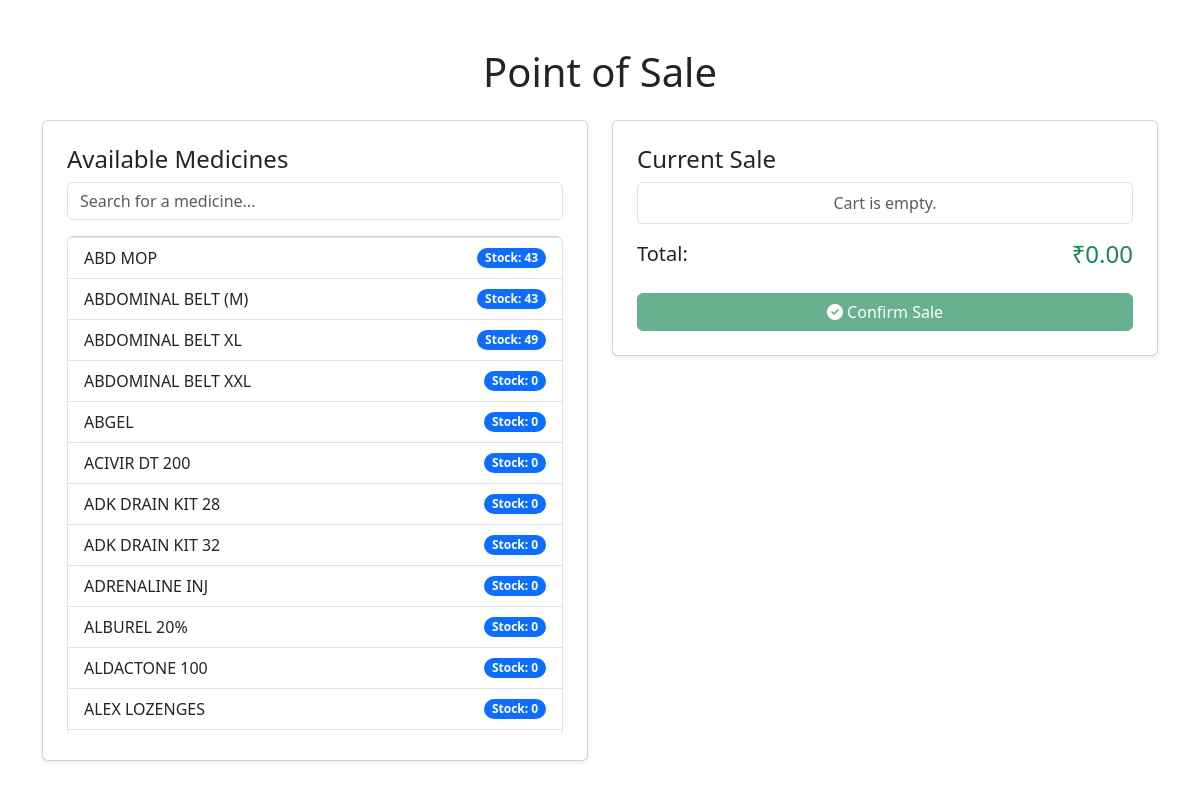
The page /my_store/sales/sales.php on the database its author committed.
### tables this page shows
CREATE TABLE `inventory` (
  `ItemID` int(11) NOT NULL,
  `ItemName` varchar(255) NOT NULL,
  `Category` varchar(100) NOT NULL,
  `Type_FormTablet` varchar(100) NOT NULL,
  `BatchNumber` varchar(50) NOT NULL,
  `SupplierName` varchar(255) NOT NULL,
  `CostPrice` decimal(10,2) NOT NULL,
  `Quantity` int(255) NOT NULL,
  `ExpiryDate` date DEFAULT NULL
);

### my_store/sales/sales.php (the view, shortened to what this page needs)
<?php
$host = "localhost";
$user = "root";
$pass = "";
$db= "pharmaceutical_inventory";
$conn = new mysqli($host, $user, $pass, $db);
$result = $conn->query("SELECT ItemID, ItemName, Quantity, CostPrice FROM inventory");
$medicines = [];
if ($result->num_rows > 0) {
    while($row = $result->fetch_assoc()) {
        $medicines[] = $row;
    }
}
?>
<!DOCTYPE html>
<html lang="en">
<head>
    <link href="https://cdn.jsdelivr.net/npm/bootstrap@5.3.2/dist/css/bootstrap.min.css" rel="stylesheet">
    <link rel="stylesheet" href="https://cdnjs.cloudflare.com/ajax/libs/font-awesome/6.0.0-beta3/css/all.min.css">
</head>
<body>
<div class="container mt-5">
    <h1 class="text-center mb-4">Point of Sale</h1>
    <div class="row">
        <div class="col-md-6">
            <div class="card p-4 shadow-sm">
                <h4>Available Medicines</h4>
                <div class="mb-3">
                    <input type="text" id="searchInput" class="form-control" placeholder="Search for a medicine...">
                </div>
                <div id="medicineList" class="list-group" style="max-height: 500px; overflow-y: auto;">
                    <?php foreach ($medicines as $med): ?>
                        <button class="list-group-item list-group-item-action d-flex justify-content-between align-items-center"
                                data-id="<?= htmlspecialchars($med['ItemID']) ?>"
                                data-name="<?= htmlspecialchars($med['ItemName']) ?>"
                                data-price="<?= htmlspecialchars($med['CostPrice']) ?>"
                                data-stock="<?= htmlspecialchars($med['Quantity']) ?>">
                            <?= htmlspecialchars($med['ItemName']) ?>
                            <span class="badge bg-primary rounded-pill">Stock: <?= htmlspecialchars($med['Quantity']) ?></span>
                        </button>
                    <?php endforeach; ?>
                </div>
            </div>
        </div>
        <div class="col-md-6">
            <div class="card p-4 shadow-sm">
                <h4>Current Sale</h4>
                <form id="saleForm">
                    <div id="cartItems" class="list-group mb-3">
                    </div>
                    <div class="d-flex justify-content-between align-items-center mb-3">
                        <h5>Total:</h5>
                        <h4 class="text-success" id="totalAmount">₹0.00</h4>
                    </div>
                    <button type="submit" class="btn btn-success w-100" id="confirmSaleBtn" disabled>
                        <i class="fas fa-check-circle"></i> Confirm Sale
                    </button>
                </form>
            </div>
        </div>
    </div>
</div>
</body>
</html>

### rows shown on the page
inventory: ItemName "ABD MOP", Quantity "43"
inventory: ItemName "ABDOMINAL BELT (M)", Quantity "43"
inventory: ItemName "ABDOMINAL BELT XL", Quantity "49"
inventory: ItemName "ABDOMINAL BELT XXL", Quantity "0"
inventory: ItemName "ABGEL", Quantity "0"
inventory: ItemName "ACIVIR DT 200", Quantity "0"
inventory: ItemName "ADK DRAIN KIT 28", Quantity "0"
inventory: ItemName "ADK DRAIN KIT 32", Quantity "0"
inventory: ItemName "ADRENALINE INJ", Quantity "0"
inventory: ItemName "ALBUREL 20%", Quantity "0"
inventory: ItemName "ALDACTONE 100", Quantity "0"
inventory: ItemName "ALEX LOZENGES", Quantity "0"
